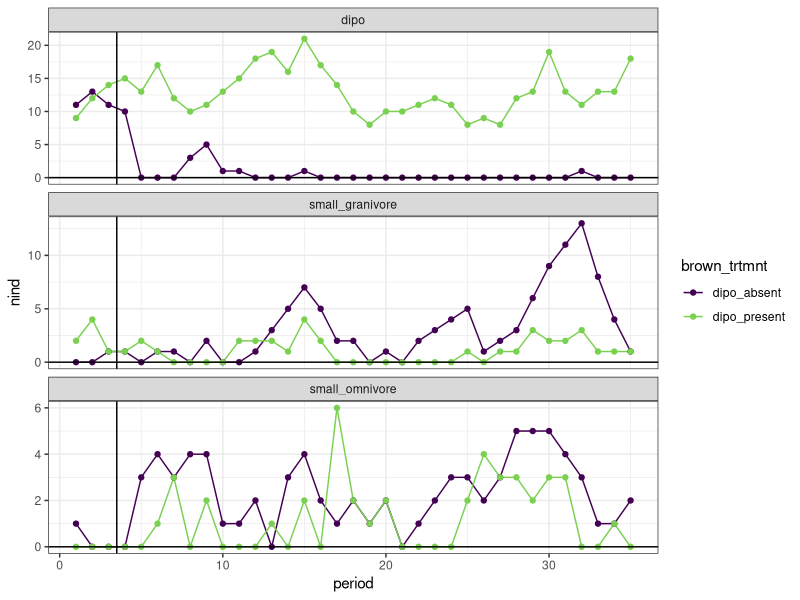

R code for this plot:
## ---- chunk 1
knitr::opts_chunk$set(echo = TRUE)
rats <- read.csv(here::here("lore", "1981_waiting", "1981_data_complete.csv"), stringsAsFactors = F)
rat_totals <- read.csv(here::here("lore", "1981_waiting", "1981_data_statevars.csv"), stringsAsFactors = F)
library(dplyr)
library(ggplot2)

## ---- chunk 2

ggplot(filter(rat_totals, type != "other"), aes(period, nind, color = brown_trtmnt)) +
  geom_line() +
  geom_point()+
  theme_bw() +
  facet_wrap(vars(type), ncol = 1, scales = "free_y") +
  geom_vline(xintercept = 3.5) +
  geom_hline(yintercept = 0) +
  scale_colour_viridis_d(end = .8)

